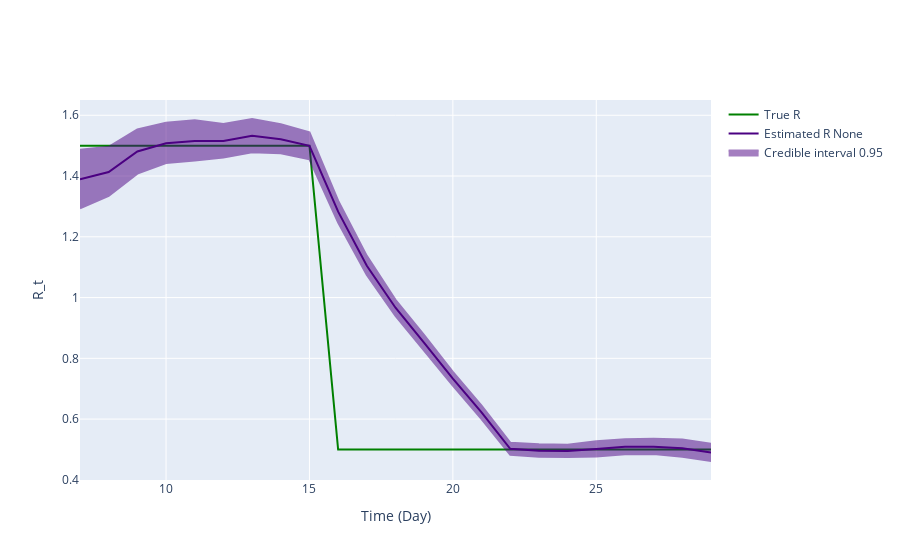

The code cell stored with this chart in its notebook:
### Code cell
fig = ReproductionNumberPlot()

fig.add_ground_truth_rt(ground_truth)
fig.add_interval_rt(new_intervals)

fig.update_labels(time_label='Time (Day)', r_label='R_t')

fig.show_figure()

### Figure 1 — Plotly figure (JSON) as saved in the notebook; plotly's stock layout.template omitted (floating-point values rounded to 4 significant figures)
{"data": [{"line": {"color": "green"}, "mode": "lines", "name": "True R", "type": "scatter", "x": [7, 8, 9, 10, 11, 12, 13, 14, 15, 16, 17, 18, 19, 20, 21, 22, 23, 24, 25, 26, 27, 28, 29], "y": [1.5, 1.5, 1.5, 1.5, 1.5, 1.5, 1.5, 1.5, 1.5, 0.5, 0.5, 0.5, 0.5, 0.5, 0.5, 0.5, 0.5, 0.5, 0.5, 0.5, 0.5, 0.5, 0.5]}, {"line": {"color": "indigo"}, "mode": "lines", "name": "Estimated R None", "type": "scatter", "x": [7, 8, 9, 10, 11, 12, 13, 14, 15, 16, 17, 18, 19, 20, 21, 22, 23, 24, 25, 26, 27, 28, 29], "y": [1.389, 1.413, 1.481, 1.508, 1.516, 1.516, 1.533, 1.521, 1.5, 1.283, 1.105, 0.9666, 0.8505, 0.733, 0.622, 0.5021, 0.496, 0.4951, 0.5017, 0.5091, 0.5094, 0.5044, 0.4897]}, {"fill": "toself", "fillcolor": "indigo", "line": {"color": "indigo"}, "mode": "lines", "name": "Credible interval 0.95", "opacity": 0.5, "showlegend": true, "type": "scatter", "x": [7, 8, 9, 10, 11, 12, 13, 14, 15, 16, 17, 18, 19, 20, 21, 22, 23, 24, 25, 26, 27, 28, 29, 29, 28, 27, 26, 25, 24, 23, 22, 21, 20, 19, 18, 17, 16, 15, 14, 13, 12, 11, 10, 9, 8, 7], "y": [1.487, 1.496, 1.553, 1.575, 1.584, 1.572, 1.588, 1.571, 1.544, 1.319, 1.137, 0.9926, 0.8761, 0.7553, 0.6447, 0.5225, 0.5169, 0.5156, 0.5268, 0.5337, 0.5357, 0.5326, 0.5185, 0.4621, 0.4758, 0.4847, 0.4844, 0.4773, 0.475, 0.4759, 0.4826, 0.6, 0.7102, 0.8265, 0.9399, 1.075, 1.247, 1.455, 1.475, 1.478, 1.461, 1.451, 1.443, 1.408, 1.335, 1.294]}], "layout": {"hovermode": "x unified", "xaxis": {"title": {"text": "Time (Day)"}}, "yaxis": {"title": {"text": "R_t"}}}}
